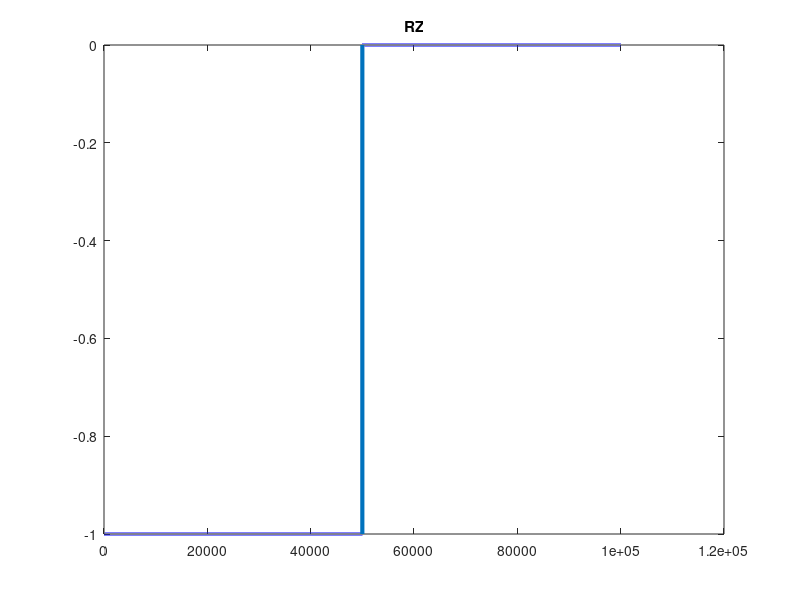

This figure's MATLAB source:
clc;
clear;

data = input('Bits: ');
k=1;
t=0;
Amplitude=1;
samplesize = 100000;
bitrate = 1;
for j=1:length(data)
        if data(j)==1
            for i=0:1/samplesize:(bitrate/2) 
                 result(k)=Amplitude;
                 time(k)=t;
                 k=k+1;
                 t=t+1;
             end;
             for l=i:1/samplesize:bitrate
                 result(k)=0;
                 time(k)=t;
                 k=k+1;
                 t=t+1;
             end;
            
        else
             for i=0:1/samplesize:(bitrate/2) 
                 result(k)=-Amplitude;
                 time(k)=t;
                 k=k+1;
                 t=t+1;
             end;
             for l=i:1/samplesize:bitrate
                 result(k)=0;
                 time(k)=t;
                 k=k+1;
                 t=t+1;
             end;
         end;
 end;
 plot(time,result,'LineWidth',3);
 title('RZ');